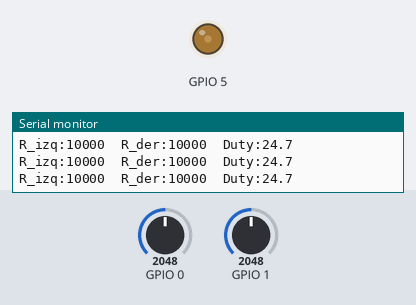
Recording of a sketch running on a simulated ESP32-C6. Shown: output pins drawn as LEDs (lit = HIGH), the last lines printed to the serial monitor. The test bench sets the inputs (shaded band); at power-on: GPIO 0 = 2048, GPIO 1 = 2048 (analog values on the 0–4095 scale).

Above: at 2.2 s.
2.3 s: GPIO 0 set to 2866
At 3.6 s:
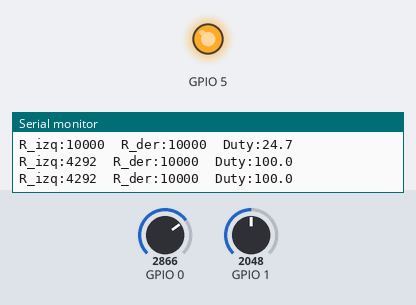
4.1 s: GPIO 1 set to 3603
At 4.6 s:
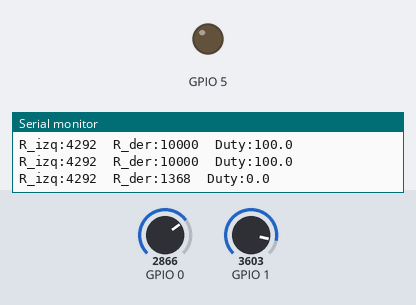
5.7 s: GPIO 1 set to 2866
At 6.8 s:
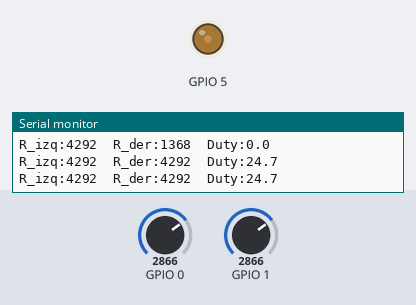
7.4 s: GPIO 1 set to 2047
At 7.8 s:
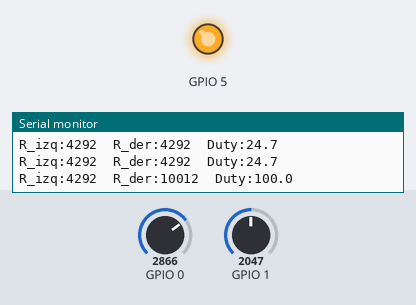
Timing chart, 0 to 10.0 s (numbered marks = the images above; inputs shaded):
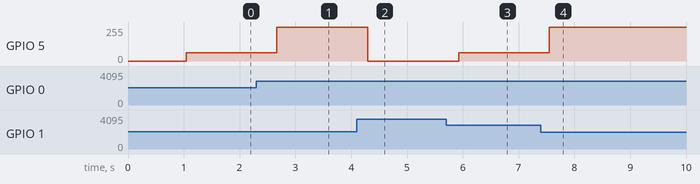

Measured:
- after the input at 2.3 s, GPIO 5: 63/255 → 255/255 after 0.37 s
- after the input at 4.1 s, GPIO 5: 255/255 → 0/255 after 0.20 s
- after the input at 5.7 s, GPIO 5: 0/255 → 63/255 after 0.22 s
- after the input at 7.4 s, GPIO 5: 63/255 → 255/255 after 0.15 s

The sketch:

ejercicio_4.ino
```cpp
#include <Arduino.h>
#include <math.h>

//                   PINES
// XIAO ESP32-C6
const int LDR_IZQ = A0;        // D0 / GPIO0
const int LDR_DER = A1;        // D1 / GPIO1

// LED externo
const int LED_PWM = D3;        // D3 / GPIO21

//              PARÁMETROS DEL CIRCUITO
// Alimentación de los divisores de tensión
const float VCC = 3.3;

// Resistencia fija usada con cada LDR
const float R_FIJA = 10000.0;   // 10 kΩ

//                  CONFIGURACIÓN PWM
const int PWM_FREQ = 5000;     // 5 kHz
const int PWM_RES  = 8;        // 8 bits

// Con 8 bits:
// 0   -> 0 %
// 255 -> 100 %
const int PWM_MAX = 255;

//                 SENSIBILIDAD DEL SISTEMA
const float GANANCIA = 4.0;

// Zona muerta para evitar que pequeñas variaciones
// o ruido hagan parpadear el LED.
const float ZONA_MUERTA = 0.02;


// Corrección perceptual del brillo.
const float GAMMA = 2.0;

//                 PROMEDIO DEL ADC
// Número de muestras que promediamos.
const int NUM_MUESTRAS = 10;

//       FUNCIÓN PARA LEER EL ADC PROMEDIADO
float leerVoltajePromedio(int pin) {

  uint32_t suma_mV = 0;

  for (int i = 0; i < NUM_MUESTRAS; i++) {

    suma_mV += analogReadMilliVolts(pin);

    delay(2);
  }

  float promedio_mV =
      suma_mV / (float)NUM_MUESTRAS;

  // Convertimos milivoltios a voltios
  return promedio_mV / 1000.0;
}

//          CALCULAR RESISTENCIA DEL LDR
// La ecuación del divisor es:
// Vadc = Vcc * Rfija / (Rldr + Rfija)
//
// Despejando:
// Rldr = Rfija * (Vcc/Vadc - 1)
float calcularResistencia(float voltaje) {

  // Evitamos división entre cero
  if (voltaje < 0.01) {
    voltaje = 0.01;
  }

  float Rldr =
      R_FIJA * ((VCC / voltaje) - 1.0);

  // Por errores del ADC podría salir ligeramente
  // negativo si el voltaje está muy cerca de 3.3 V.
  if (Rldr < 0) {
    Rldr = 0;
  }

  return Rldr;
}

//                       SETUP
void setup() {

  Serial.begin(115200);

  delay(1000);

  Serial.println();
  Serial.println("Sistema LDR + PWM iniciado");
  Serial.println();

  // ADC de 12 bits:
  // 0 - 4095
  analogReadResolution(12);

  // Configuración del PWM
  bool pwmOK =
      ledcAttach(
        LED_PWM,
        PWM_FREQ,
        PWM_RES
      );

  if (!pwmOK) {

    Serial.println(
      "ERROR: no se pudo configurar PWM"
    );
  }


  // LED inicialmente apagado
  ledcWrite(LED_PWM, 0);
}

//                       LOOP
void loop() {
  // 1. LEER LOS DOS LDR
  float V_izq =
      leerVoltajePromedio(LDR_IZQ);

  float V_der =
      leerVoltajePromedio(LDR_DER);

  // 2. CALCULAR RESISTENCIAS
  float R_izq =
      calcularResistencia(V_izq);

  float R_der =
      calcularResistencia(V_der);

  // 3. CALCULAR DIFERENCIA RELATIVA
  // -1  -> mayor luz hacia un lado
  //  0  -> iluminación equilibrada
  // +1  -> mayor luz hacia el otro lado
  float denominador =
      R_izq + R_der;

  float contraste = 0.0;


  if (denominador > 1.0) {

    contraste =
      (R_der - R_izq)
      /
      denominador;
  }

  // 4. AMPLIFICAR EL CONTRASTE
  contraste =
      contraste * GANANCIA;
  // Limitar entre -1 y +1
  contraste =
      constrain(
        contraste,
        -1.0,
        1.0
      );

  // 5. ZONA MUERTA
  if (fabs(contraste) < ZONA_MUERTA) {

    contraste = 0.0;
  }

  // 6. CONVERTIR A NIVEL DE BRILLO
  // contraste = -1 -> nivel = 0
  // contraste =  0 -> nivel = 0.5
  // contraste = +1 -> nivel = 1
  float nivel =
      (contraste + 1.0) / 2.0;
  nivel =
      constrain(
        nivel,
        0.0,
        1.0
      );

  // 7. CORRECCIÓN PERCEPTUAL
  float nivelCorregido =
      pow(nivel, GAMMA);

  // 8. NIVEL -> PWM
  int pwm =
      (int)(
        nivelCorregido
        *
        PWM_MAX
      );

  pwm =
      constrain(
        pwm,
        0,
        PWM_MAX
      );

  // 9. GENERAR PWM
  ledcWrite(
    LED_PWM,
    pwm
  );

  // 10. CALCULAR DUTY CYCLE
  float duty =
      (
        pwm
        /
        255.0
      )
      *
      100.0;

  // 11. MOSTRAR POR SERIAL
  Serial.print("R_izq:");
  Serial.print(R_izq, 0);

  Serial.print("\t");

  Serial.print("R_der:");
  Serial.print(R_der, 0);

  Serial.print("\t");

  Serial.print("Duty:");
  Serial.println(duty, 1);

  delay(500);
}
```
